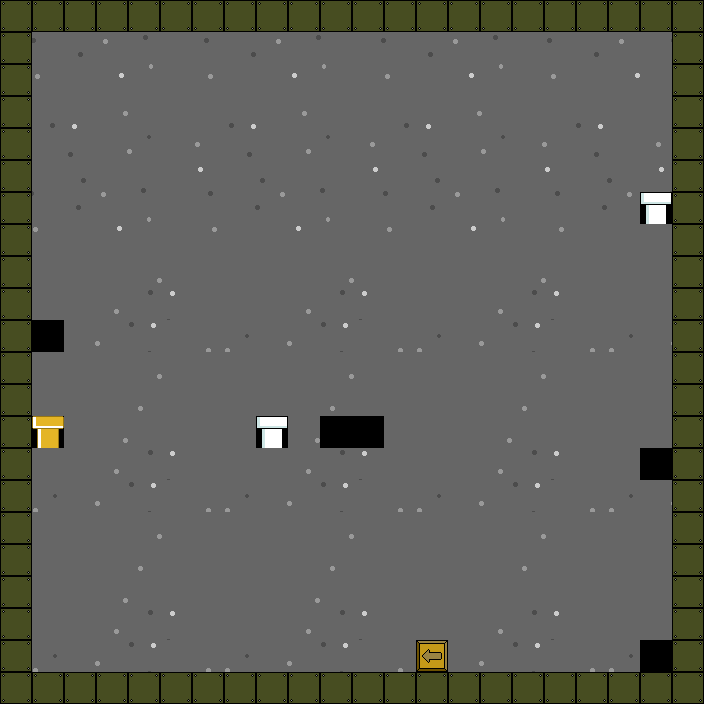

This game map was drawn from its Tiled (.tmx) file and the tilesets committed beside it. A one-line description and the trimmed map source follow:
An orthogonal 22x22 tile map with 32x32 px tiles, 1 tile layer (Background), 9 tilesets and 196 objects (184x Puddle.Block, 4x Puddle.Rat, 3x Puddle.Pipe, 2x Puddle.Button, 2x Puddle.Checkpoint, ...).

<map version="1.0" orientation="orthogonal" width="22" height="22" tilewidth="32" tileheight="32">
 <properties>
  <property name="startX" value="96" />
  <property name="startY" value="640" />
 </properties>
 <tileset firstgid="1" name="background" tilewidth="32" tileheight="32">
  <image source="../background.png" width="640" height="448" />
 </tileset>
 <tileset firstgid="281" name="brick" tilewidth="32" tileheight="32">
  <image source="../brick.png" width="32" height="32" />
 </tileset>
 <tileset firstgid="282" name="button" tilewidth="32" tileheight="32">
  <image source="../button.png" width="224" height="32" />
 </tileset>
 <tileset firstgid="289" name="push_block" tilewidth="32" tileheight="32">
  <image source="../push_block.png" width="128" height="32" />
 </tileset>
 <tileset firstgid="293" name="fireball" tilewidth="32" tileheight="32">
  <image source="../fireball.png" width="64" height="32" />
 </tileset>
 <tileset firstgid="295" name="geyser" tilewidth="32" tileheight="32">
  <image source="../geyser.png" width="192" height="128" />
 </tileset>
 <tileset firstgid="319" name="pipe" tilewidth="32" tileheight="32">
  <image source="../pipe.png" width="256" height="64" />
 </tileset>
 <tileset firstgid="335" name="jetpack" tilewidth="32" tileheight="32">
  <image source="../jetpack.png" width="32" height="32" />
 </tileset>
 <tileset firstgid="336" name="cannon" tilewidth="32" tileheight="32">
  <image source="../cannon.png" width="64" height="32" />
 </tileset>
 <layer name="Background" width="22" height="22">
  <data>[484 cells, 479 non-empty, 173 distinct tile ids]</data>
 </layer>
 <objectgroup name="Blocks" width="22" height="22">
  <object name="Breakable" type="Puddle.Block" x="416" y="384" width="32" height="32">
   <properties>
    <property name="canBreak" value="True" />
   </properties>
  </object>
  <object name="Breakable" type="Puddle.Block" x="288" y="192" width="32" height="32">
   <properties>
    <property name="canBreak" value="True" />
   </properties>
  </object>
  <object name="Breakable" type="Puddle.Block" x="288" y="160" width="32" height="32">
   <properties>
    <property name="canBreak" value="True" />
   </properties>
  </object>
  <object name="Block 3" type="Puddle.Block" x="544" y="352" width="32" height="32">
   <properties>
    <property name="gravity" value="False" />
    <property name="left" value="False" />
    <property name="right" value="False" />
   </properties>
  </object>
  <object name="Block 3" type="Puddle.Block" x="576" y="352" width="32" height="32">
   <properties>
    <property name="gravity" value="False" />
    <property name="left" value="False" />
    <property name="right" value="False" />
   </properties>
  </object>
  <object name="Block 3" type="Puddle.Block" x="576" y="384" width="32" height="32">
   <properties>
    <property name="gravity" value="False" />
    <property name="left" value="False" />
    <property name="right" value="False" />
   </properties>
  </object>
  <object name="Block 3" type="Puddle.Block" x="544" y="384" width="32" height="32">
   <properties>
    <property name="gravity" value="False" />
    <property name="left" value="False" />
    <property name="right" value="False" />
   </properties>
  </object>
 </objectgroup>
 <objectgroup name="Items" width="22" height="22">
  <object name="Button 1" type="Puddle.Button" x="192" y="640" width="32" height="32">
   <properties>
    <property name="direction" value="Down" />
    <property name="hold" value="True" />
   </properties>
  </object>
  <object name="Block 2" type="Puddle.Block" x="384" y="640" width="32" height="32">
   <properties>
    <property name="gravity" value="True" />
    <property name="left" value="True" />
    <property name="right" value="False" />
   </properties>
  </object>
  <object name="checkpoint 1" type="Puddle.Checkpoint" x="640" y="448" width="32" height="32" />
  <object name="checkpoint 2" type="Puddle.Checkpoint" x="224" y="192" width="32" height="32" />
  <object name="Button 3" type="Puddle.Button" x="640" y="384" width="32" height="32">
   <properties>
    <property name="direction" value="right" />
   </properties>
  </object>
 </objectgroup>
 <objectgroup name="Ground" width="22" height="22">
  <object name="Ground" type="Puddle.Block" x="32" y="672" width="32" height="32" />
  <object name="Ground" type="Puddle.Block" x="96" y="672" width="32" height="32" />
  <object name="Ground" type="Puddle.Block" x="128" y="672" width="32" height="32" />
  <object name="Ground" type="Puddle.Block" x="160" y="672" width="32" height="32" />
  <object name="Ground" type="Puddle.Block" x="192" y="672" width="32" height="32" />
  <object name="Ground" type="Puddle.Block" x="224" y="672" width="32" height="32" />
  <object name="Ground" type="Puddle.Block" x="256" y="672" width="32" height="32" />
  <object name="Ground" type="Puddle.Block" x="64" y="672" width="32" height="32" />
  <object name="Ground" type="Puddle.Block" x="512" y="672" width="32" height="32" />
  <object name="Ground" type="Puddle.Block" x="416" y="672" width="32" height="32" />
  <object name="Ground" type="Puddle.Block" x="480" y="672" width="32" height="32" />
  <object name="Ground" type="Puddle.Block" x="384" y="672" width="32" height="32" />
  <object name="Ground" type="Puddle.Block" x="352" y="672" width="32" height="32" />
  <object name="Ground" type="Puddle.Block" x="448" y="672" width="32" height="32" />
  <object name="Ground" type="Puddle.Block" x="320" y="672" width="32" height="32" />
  <object name="Ground" type="Puddle.Block" x="288" y="672" width="32" height="32" />
  <object name="Ground" type="Puddle.Block" x="576" y="672" width="32" height="32" />
  <object name="Ground" type="Puddle.Block" x="640" y="672" width="32" height="32" />
  <object name="Ground" type="Puddle.Block" x="608" y="672" width="32" height="32" />
  <object name="Ground" type="Puddle.Block" x="544" y="672" width="32" height="32" />
  <object name="Ground" type="Puddle.Block" x="672" y="448" width="32" height="32" />
  <object name="Ground" type="Puddle.Block" x="672" y="320" width="32" height="32" />
  <object name="Ground" type="Puddle.Block" x="672" y="640" width="32" height="32" />
  <object name="Ground" type="Puddle.Block" x="672" y="192" width="32" height="32" />
  <object name="Ground" type="Puddle.Block" x="672" y="608" width="32" height="32" />
  <object name="Ground" type="Puddle.Block" x="672" y="288" width="32" height="32" />
  <object name="Ground" type="Puddle.Block" x="672" y="672" width="32" height="32" />
  <object name="Ground" type="Puddle.Block" x="672" y="512" width="32" height="32" />
  <object name="Ground" type="Puddle.Block" x="672" y="384" width="32" height="32" />
  <object name="Ground" type="Puddle.Block" x="672" y="256" width="32" height="32" />
  <object name="Ground" type="Puddle.Block" x="672" y="480" width="32" height="32" />
  <object name="Ground" type="Puddle.Block" x="672" y="576" width="32" height="32" />
  <object name="Ground" type="Puddle.Block" x="672" y="416" width="32" height="32" />
  <object name="Ground" type="Puddle.Block" x="672" y="544" width="32" height="32" />
  <object name="Ground" type="Puddle.Block" x="672" y="352" width="32" height="32" />
  <object name="Ground" type="Puddle.Block" x="672" y="224" width="32" height="32" />
  <object name="Ground" type="Puddle.Block" x="0" y="384" width="32" height="32" />
  <object name="Ground" type="Puddle.Block" x="0" y="320" width="32" height="32" />
  </objectgroup>
 <objectgroup name="Pipe" width="22" height="22">
  <!-- 3 objects omitted --></objectgroup>
 <objectgroup name="Enemies" width="22" height="22">
  <!-- 5 objects omitted --></objectgroup>
 <objectgroup name="Gate" width="22" height="22">
  <!-- 3 objects omitted --></objectgroup>
</map>
<!-- 146 of 196 objects omitted -->
